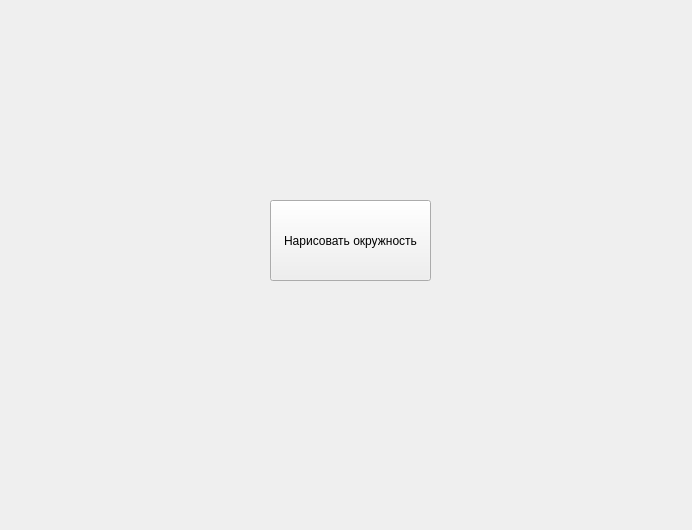
<?xml version="1.0" encoding="UTF-8"?>
<ui version="4.0">
 <class>Form</class>
 <widget class="QWidget" name="Form">
  <property name="geometry">
   <rect>
    <x>0</x>
    <y>0</y>
    <width>692</width>
    <height>530</height>
   </rect>
  </property>
  <property name="windowTitle">
   <string>Окружности</string>
  </property>
  <widget class="QPushButton" name="pushButton">
   <property name="geometry">
    <rect>
     <x>270</x>
     <y>200</y>
     <width>161</width>
     <height>81</height>
    </rect>
   </property>
   <property name="text">
    <string>Нарисовать окружность</string>
   </property>
  </widget>
 </widget>
 <resources/>
 <connections/>
</ui>
